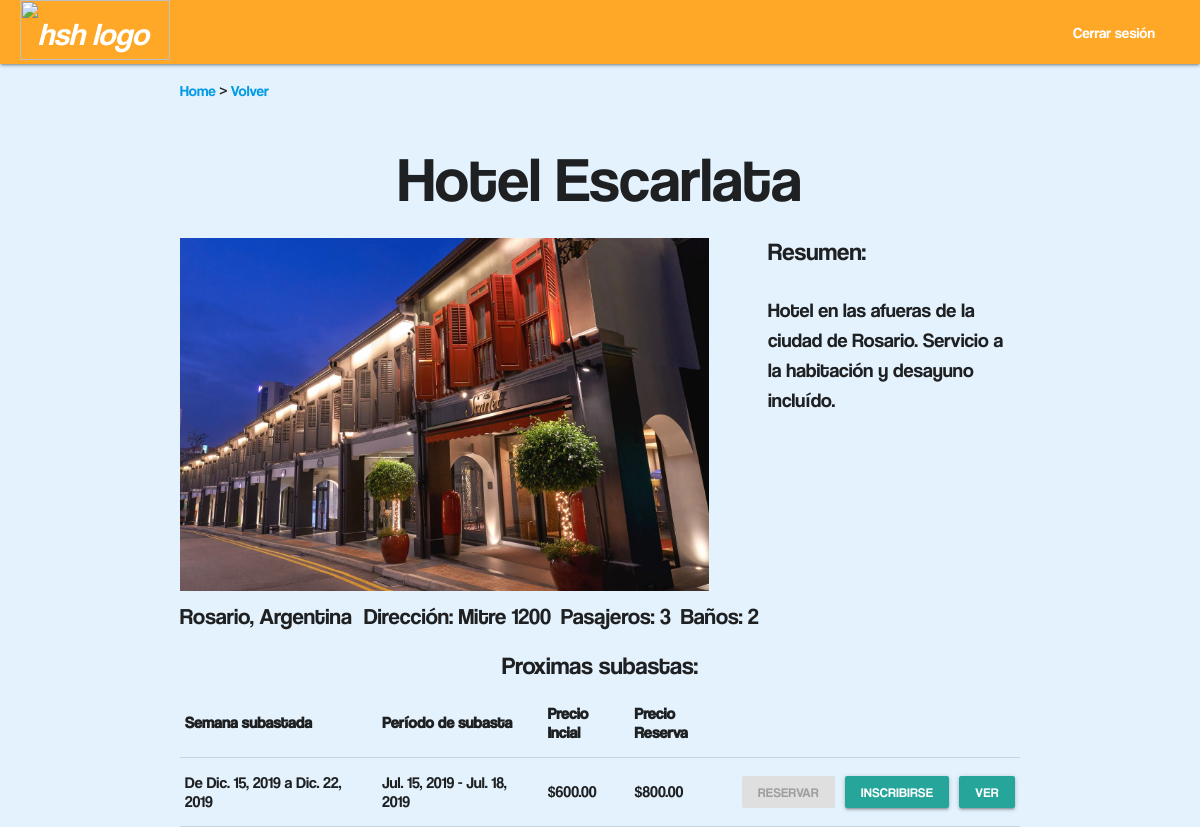
The page /ver_residencia/3/ on the database as committed earlier.
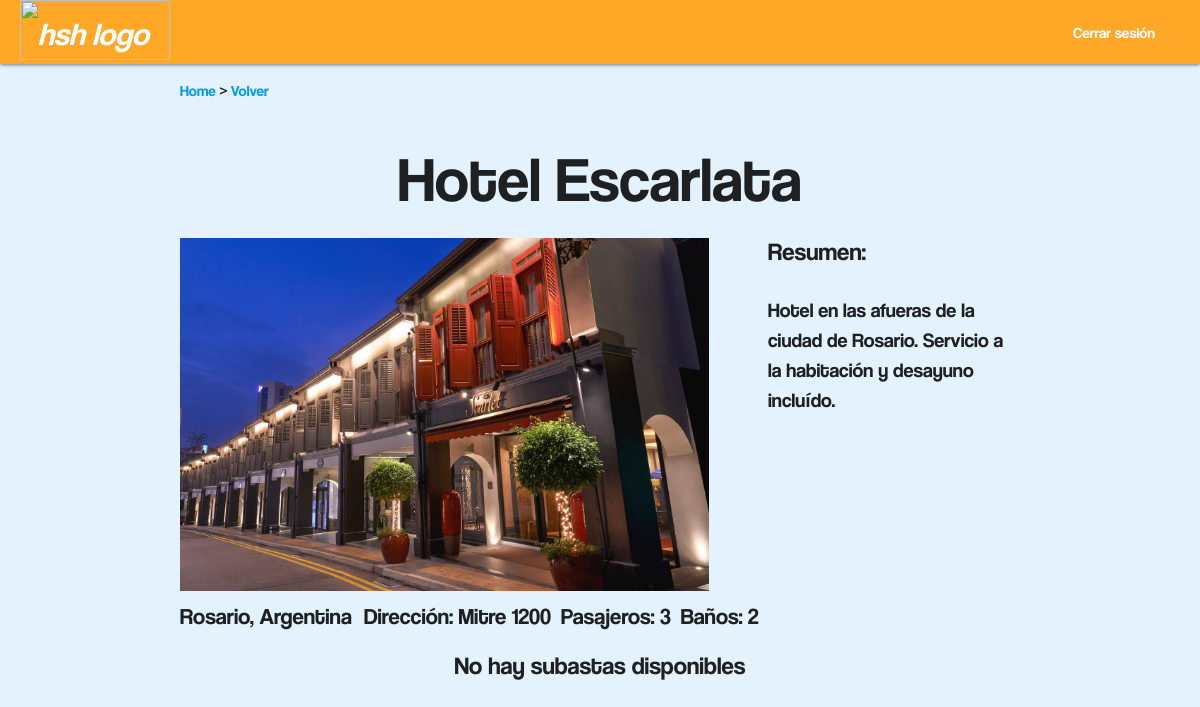
The same page on the database as committed later.
### main/models.py (models this page shows, shortened)
class Semana(models.Model):
	dia_inicial = models.DateField()
	precio_reserva = models.DecimalField(max_digits=11,decimal_places=2)
	def dia_final(self):
		return self.dia_inicial + timedelta(days=7)
	class Meta:
		abstract = True
		ordering = ['dia_inicial', 'residencia']

class Subasta(Semana):
	precio_inicial = models.DecimalField(max_digits=11,decimal_places=2)
	inicio_de_subasta = models.DateField()
	residencia = models.ForeignKey('Residencia',on_delete=models.CASCADE,related_name='subastas')
	usuarios_inscriptos = models.ManyToManyField('User',related_name='inscripciones')
	iniciada = models.BooleanField(default=False)
	def fin_de_subasta(self):
		return (self.inicio_de_subasta + timedelta(days=3))
	def esta_inscripto(self,usuario):
		return self.usuarios_inscriptos.filter(id=usuario.id).exists()

### main/views.py (the view)
# urls.py: path("ver_residencia/<id_residencia>/", views.residencia, name="residencia"),
def residencia(request, id_residencia):
    import datetime
    res = Residencia.objects.get(id=id_residencia)
    subastas = Subasta.objects.filter(residencia=id_residencia)
    user = request.user
    inscripto = {}
    for s in subastas:
        inscripto[s] = s.esta_inscripto(user)
    return render(request=request,
                  template_name="main/residencias/ver_residencia.html",
                  context={"residencia": res,
                           "inscripto": inscripto,
                           "usuario": user})

### main/models.py (called while the page is built)
	def primerFoto(self):
		if self.imagenes.exists():
			return self.imagenes.first().imagen.name[12:]
		else:
			return "fotos/68184730.jpg"

### main/templates/main/residencias/ver_residencia.html (shortened to what this page needs)
{% extends "main/headers/header_logged_in.html" %}
{% load static %}
{% load staticfiles %}
{% block content %}
<body>
  <p>
    <a href="/">Home</a>
      >
      <a href="/buscar_residencias">Volver</a>
    </p>
  <h1 class="centrar">{{residencia.nombre}}</h1>
  <section>
    <div class="columna-grande">
      <img class="imagen-residencia"
      src="{% static residencia.primerFoto %}" alt="Imagen Residencia: {{ residencia.primerFoto }}">
    </div>
    <h5>Resumen:</h5>
    <div class="columna-chica">
      <div class="compacto scrollable">
        <p style="font-size: 20">{{residencia.descripcion}}</p>
      </div>
    </div>
  </section>
  <section>
    <div class="columna-grande" style="width: 100%; font-size: 150%">
      <div style="float: left; margin: 8px 12px 3px 0px">{{residencia.ciudad}}, {{residencia.pais}} </div>
      <div style="float: left; margin: 8px 10px 3px 0px">Dirección: {{residencia.dirección}} </div>
      <div style="float: left; margin: 8px 10px 3px 0px">Pasajeros: {{residencia.personas}} </div>
      <div style="float: left; margin: 8px 10px 3px 0px">Baños: {{residencia.baños}}</div>
    </div>
  </section>
  {% if inscripto %}
    <div style="float: left; width: 100%">
      <h5 class="centrar">Proximas subastas:</h5>
    </div>
  <table style="width:100%">
    <tr>
      <th>Semana subastada</th>
      <th>Período de subasta</th>
      <th>Precio Incial</th>
      <th>Precio Reserva</th>
      <th></th>
      <th></th>
      <th></th>
    </tr>
    {% for s, i in inscripto.items %}
    <tr>
      <td>De {{s.dia_inicial}} a {{s.dia_final}}</td>
      <td>{{s.inicio_de_subasta}} - {{s.fin_de_subasta}}</td>
      <td>${{s.precio_inicial}}</td>
      <td>${{s.precio_reserva}}</td>
      {% if not s.iniciada %}
        {% if user.premium %}
          {% if user.tiene_creditos %}
          <td>
            <button data-target="{{s.id}}" class="waves-effect waves-light btn-small modal-trigger">Reservar</button>
            <div id="{{s.id}}" class="modal">
              <div class="modal-content">
                <h4>¿Seguro que quiere reservar la semana en {{s.residencia}}?</h4>
                <p>Semana de reserva: {{s.dia_inicial}} - {{s.dia_final}}</p>
                <p>Precio de reserva: ${{s.precio_reserva}}</p>
                <p>Créditos disponibles: {{user.creditos}}</p>
              </div>
              <div class="modal-footer">
                <a class="modal-close waves-effect waves-light btn-small">Cancelar</a>
                <a href="/reserva/{{s.id}}" class="modal-close waves-effect waves-light btn-small">
                  Sí, reservar</a>
              </div>
            </div>
          </td>
          {% else %}
          <td><a href="#" class="waves-effect waves-light disabled btn-small">Reservar<a></td>
          {% endif %}
        {% else %}
          <td><a href="#" class="waves-effect waves-light disabled btn-small">Reservar<a></td>
        {% endif %}
        {% if i %}
          <td><a href="" class="waves-effect waves-light btn-small disabled">Inscripto<a></td>
        {% else %}
          <td><a href="/inscribirse/{{residencia.id}}/{{s.id}}" class="waves-effect waves-light btn-small">Inscribirse<a></td>
        {% endif %}
      {% endif %}
        <td><a href="/subasta/{{s.id}}" class="waves-effect waves-light btn-small">Ver<a></td>
      </tr>
      {% endfor %}
    {% else %}
      <div style="float: left; width: 100%">
        <h5 class="centrar">No hay subastas disponibles</h5>
      </div>
    {% endif %}
</body>
{% endblock %}

Rows that differ between the two databases and show on the page:
removed Subasta: dia_inicial "Dic. 15, 2019", dia_final "Dic. 22, 2019", inicio_de_subasta "Jul. 15, 2019", fin_de_subasta "Jul. 18, 2019", precio_inicial "600.00", precio_reserva "800.00"
Other text that changed with them:
text no longer shown: "Proximas subastas: Semana subastada Período de subasta Precio Incial Precio Reserva"
text now shown: "No hay subastas disponibles"
